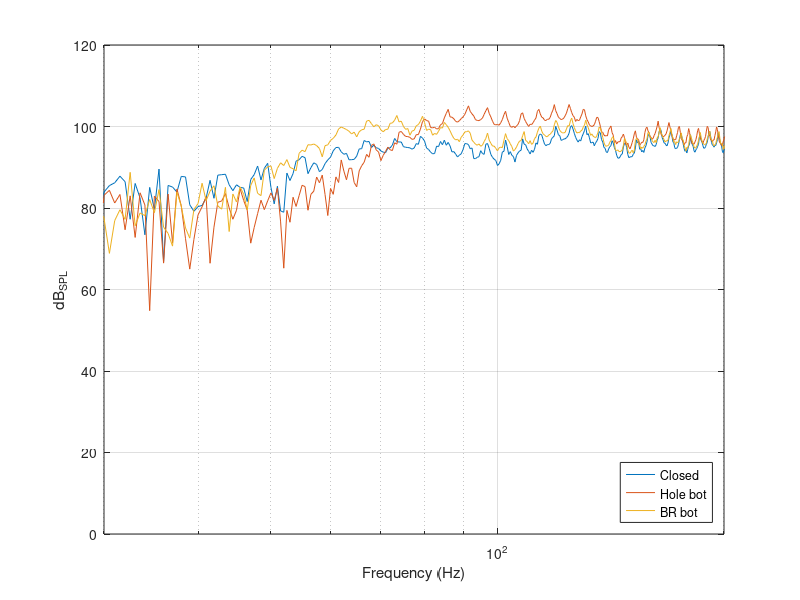

The MATLAB script that drew this image:
load Measurements.mat

% Normalized frequency
Y0 = fft(PG_closed);
Y1 = fft(PG_hole_bot);
Y2 = fft(PG_BR_bot);
%Y1 = fft(PK_closed);

% To dB_SPL
Y0 = 20*log10(Y0./20e-6);
Y1 = 20*log10(Y1./20e-6);
Y2 = 20*log10(Y2./20e-6);

figure
semilogx(f(1:end/2), abs(Y0(1:end/2)))
hold on
semilogx(f(1:end/2), abs(Y1(1:end/2)))
semilogx(f(1:end/2), abs(Y2(1:end/2)))
grid on
xlabel('Frequency (Hz)');
ylabel('dB_{SPL}');
xlim([30, 200]);
%ylim([40, 120]);
legend('Closed', 'Hole bot', 'BR bot', "location", "southeast");